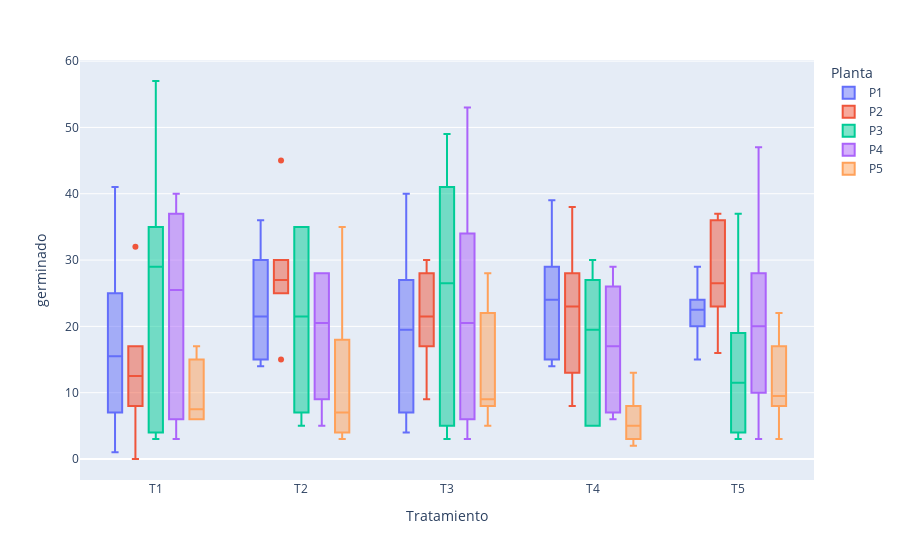

The code cell stored with this chart in its notebook:
### Code cell
#Grafico interactivo de % de germinación separado por tratamiento mostrando cada planta. NOTA se pueden desactivar las plantas individualmente
#Haciendo click en cada caja
#
import plotly.express as px

df = pd.read_excel("DB.xls", sheet_name="db")
Muestral1=df[df['Muestral']==1]

fig = px.box(df, x="Tratamiento", y="germinado", color="Planta")
fig.update_traces(quartilemethod="exclusive") # or "inclusive", or "linear" by default
fig.show()

### Figure 1 — Plotly figure (JSON) as saved in the notebook; plotly's stock layout.template omitted (floating-point values rounded to 4 significant figures)
{"data": [{"alignmentgroup": "True", "hovertemplate": "Planta=P1<br>Tratamiento=%{x}<br>germinado=%{y}<extra></extra>", "legendgroup": "P1", "marker": {"color": "#636efa"}, "name": "P1", "notched": false, "offsetgroup": "P1", "orientation": "v", "quartilemethod": "exclusive", "showlegend": true, "type": "box", "x": ["T1", "T1", "T2", "T2", "T3", "T3", "T4", "T4", "T5", "T5", "T1", "T1", "T2", "T2", "T3", "T3", "T4", "T4", "T5", "T5", "T1", "T1", "T2", "T2", "T3", "T3", "T4", "T4", "T5", "T5"], "x0": " ", "xaxis": "x", "y": [7, 1, 16, 27, 27, 7, 14, 23, 22, 15, 21, 41, 30, 36, 40, 4, 39, 25, 29, 23, 25, 10, 14, 15, 17, 22, 29, 15, 24, 20], "y0": " ", "yaxis": "y"}, {"alignmentgroup": "True", "hovertemplate": "Planta=P2<br>Tratamiento=%{x}<br>germinado=%{y}<extra></extra>", "legendgroup": "P2", "marker": {"color": "#EF553B"}, "name": "P2", "notched": false, "offsetgroup": "P2", "orientation": "v", "quartilemethod": "exclusive", "showlegend": true, "type": "box", "x": ["T1", "T1", "T2", "T2", "T3", "T3", "T4", "T4", "T5", "T5", "T1", "T1", "T2", "T2", "T3", "T3", "T4", "T4", "T5", "T5", "T1", "T1", "T2", "T2", "T3", "T3", "T4", "T4", "T5", "T5"], "x0": " ", "xaxis": "x", "y": [8, 0, 15, 28, 28, 9, 13, 24, 23, 16, 32, 16, 25, 26, 30, 25, 22, 38, 30, 36, 9, 17, 30, 45, 17, 18, 28, 8, 37, 23], "y0": " ", "yaxis": "y"}, {"alignmentgroup": "True", "hovertemplate": "Planta=P3<br>Tratamiento=%{x}<br>germinado=%{y}<extra></extra>", "legendgroup": "P3", "marker": {"color": "#00cc96"}, "name": "P3", "notched": false, "offsetgroup": "P3", "orientation": "v", "quartilemethod": "exclusive", "showlegend": true, "type": "box", "x": ["T1", "T1", "T2", "T2", "T3", "T3", "T4", "T4", "T5", "T5", "T1", "T1", "T2", "T2", "T3", "T3", "T4", "T4", "T5", "T5", "T1", "T1", "T2", "T2", "T3", "T3", "T4", "T4", "T5", "T5"], "x0": " ", "xaxis": "x", "y": [4, 3, 7, 5, 5, 3, 5, 5, 6, 4, 35, 57, 35, 27, 35, 49, 19, 20, 37, 3, 33, 25, 35, 16, 18, 41, 30, 27, 17, 19], "y0": " ", "yaxis": "y"}, {"alignmentgroup": "True", "hovertemplate": "Planta=P4<br>Tratamiento=%{x}<br>germinado=%{y}<extra></extra>", "legendgroup": "P4", "marker": {"color": "#ab63fa"}, "name": "P4", "notched": false, "offsetgroup": "P4", "orientation": "v", "quartilemethod": "exclusive", "showlegend": true, "type": "box", "x": ["T1", "T1", "T2", "T2", "T3", "T3", "T4", "T4", "T5", "T5", "T1", "T1", "T2", "T2", "T3", "T3", "T4", "T4", "T5", "T5", "T1", "T1", "T2", "T2", "T3", "T3", "T4", "T4", "T5", "T5"], "x0": " ", "xaxis": "x", "y": [6, 3, 5, 9, 6, 3, 6, 7, 13, 10, 37, 27, 28, 28, 34, 53, 25, 29, 28, 3, 24, 40, 23, 18, 21, 20, 9, 26, 47, 27], "y0": " ", "yaxis": "y"}, {"alignmentgroup": "True", "hovertemplate": "Planta=P5<br>Tratamiento=%{x}<br>germinado=%{y}<extra></extra>", "legendgroup": "P5", "marker": {"color": "#FFA15A"}, "name": "P5", "notched": false, "offsetgroup": "P5", "orientation": "v", "quartilemethod": "exclusive", "showlegend": true, "type": "box", "x": ["T1", "T1", "T2", "T2", "T3", "T3", "T4", "T4", "T5", "T5", "T1", "T1", "T2", "T2", "T3", "T3", "T4", "T4", "T5", "T5", "T1", "T1", "T2", "T2", "T3", "T3", "T4", "T4", "T5", "T5"], "x0": " ", "xaxis": "x", "y": [15, 8, 4, 4, 8, 5, 6, 8, 8, 3, 6, 17, 10, 3, 10, 8, 2, 4, 17, 8, 6, 7, 18, 35, 22, 28, 3, 13, 11, 22], "y0": " ", "yaxis": "y"}], "layout": {"boxmode": "group", "legend": {"title": {"text": "Planta"}, "tracegroupgap": 0}, "margin": {"t": 60}, "xaxis": {"anchor": "y", "domain": [0, 1], "title": {"text": "Tratamiento"}}, "yaxis": {"anchor": "x", "domain": [0, 1], "title": {"text": "germinado"}}}}
